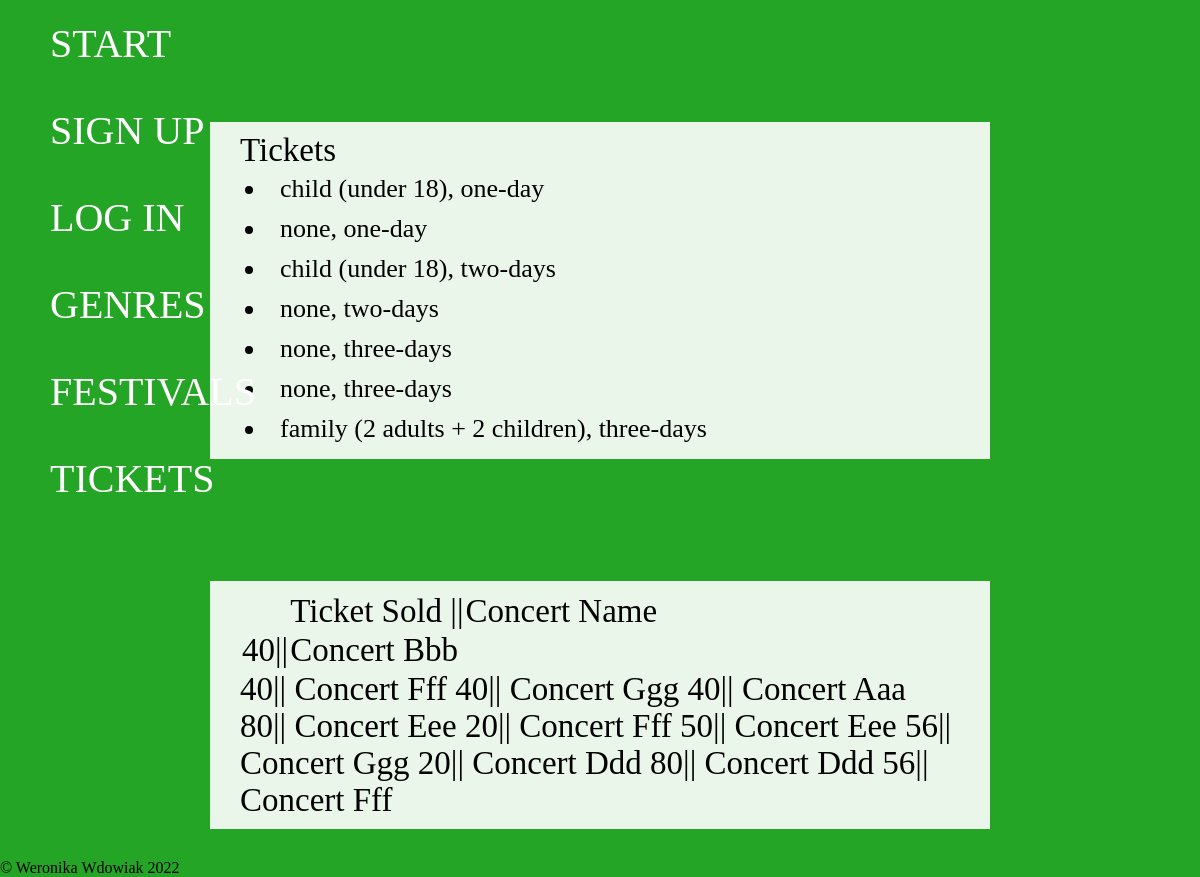
The page /agency/tickets/ on the database its author committed.
### agency/models.py (models this page shows)
class Ticket(models.Model):
    code = models.IntegerField(default=0)
    price = models.FloatField()
    discount = models.CharField(max_length=35)
    ticket_type = models.CharField(max_length=35)
    ticket_number_sold = models.IntegerField(default=0)
    ticket_number_available = models.IntegerField(default=0)

class Ticket_for_concert(models.Model):
    ticket_id = models.ForeignKey(Ticket, on_delete=models.CASCADE)
    concert_id = models.ForeignKey(Concert, on_delete=models.CASCADE)

class Concert(models.Model):
    number = models.IntegerField(default=0)
    name = models.CharField(max_length=35)
    scene_name = models.CharField(max_length=35, blank=True, default="")
    location = models.CharField(max_length=35)
    date = models.DateField()

### agency/views.py (the view)
# urls.py: path('tickets/', views.ticket_list, name='ticket_list'),
def ticket_list(request):
    ticket_list = Ticket.objects.all()
    concert_ticket_list = Ticket_for_concert.objects.all()
    return render(request, 'agency/tickets.html', {'ticket_list': ticket_list, 'concert_ticket_list': concert_ticket_list})
    pass

### agency/templates/agency/tickets.html (shortened to what this page needs)
<!DOCTYPE html>
<html lang="en">
<head>
    <!-- {% load static %}
    <link rel="stylesheet" type="text/css" href="{% static 'agency/tickets_style.css' %}"> -->
</head>
<body>
    <nav>
        <ul id="menu">
            <li id="nav_start"><a href="{% url 'agency:index' %}">START</a></li>
            <li id="nav_register"><a href="{% url 'accounts:signup' %}">SIGN UP</a></li>
            <li id="nav_login"><a href="#">LOG IN</a></li>
            <li id="nav_genres"><a href="{% url 'agency:genre_list' %}">GENRES</a></li>
            <li id="nav_festival"><a href="{% url 'agency:festival_list' %}">FESTIVALS</a></li>
            <li id="nav_ticket"><a href="{% url 'agency:ticket_list' %}">TICKETS</a></li>
        </ul>
    </nav>
    <div class="color_scheme_1" style="margin-top: calc(50px + 9vh);">
        <span>Tickets</span>
        {% if ticket_list %}
            {% for t in ticket_list %}
                 <li class="data_div">
                    {{t.discount}}, {{t.ticket_type}}
                </li>
            {% endfor %}
        {% else %}
            There is no tickets in the database.
        {% endif %}
    </div>
    <div class="color_scheme_1" style="margin-top: calc(50px + 9vh);">
        {% if concert_ticket_list %}
                <table>
                    <th>
                        <td>Ticket Sold ||</td>
                        <td>Concert Name</td>
                    </th>
                    <tbody>
                        {% for c in concert_ticket_list %}
                            <tr>
                                <td>{{c.ticket_id.ticket_number_sold }}||</td>
                                <td>{{ c.concert_id.name}}</td>
                            </tr>
                    </tbody>
                </table>
            {% endfor %}
        {% else %}
            There is no concerts in the database.
        {% endif %}
    </div>
    <footer>
        &copy; Weronika Wdowiak 2022<br>
    </footer>
</body>
</html>

### agency/templates/agency/tickets.html (style rules this page uses)
* { margin: 0; padding: 0; overflow-x: hidden; }
body { background-color: rgb(37, 165, 37); }
nav #menu { position: fixed; list-style-type: none; }
#menu li { margin-left: 30px; margin-right: 30px; }
#menu li a { display: block; color: white; text-align: left; padding: 20px; font-size: 40px; text-decoration: none; }
.color_scheme_1 { background-color: rgb(255, 255, 255, 0.9); width: 60%; font-size: calc(25px + 1vh); margin-left: auto; margin-right: auto; margin-bottom: 30px; padding: 10px 30px 10px 30px; }
.data_div { padding: 5px; font-size: calc(18px + 1vh) }

### rows shown on the page
Ticket: discount "child (under 18)", ticket_type "one-day"
Ticket: discount "none", ticket_type "one-day"
Ticket: discount "child (under 18)", ticket_type "two-days"
Ticket: discount "none", ticket_type "two-days"
Ticket: discount "none", ticket_type "three-days"
Ticket: discount "none", ticket_type "three-days"
Ticket: discount "family (2 adults + 2 children)", ticket_type "three-days"
Ticket_for_concert: ticket_id.ticket_number_sold "40", concert_id.name "Concert Bbb"
Ticket_for_concert: ticket_id.ticket_number_sold "40", concert_id.name "Concert Fff"
Ticket_for_concert: ticket_id.ticket_number_sold "40", concert_id.name "Concert Ggg"
Ticket_for_concert: ticket_id.ticket_number_sold "40", concert_id.name "Concert Aaa"
Ticket_for_concert: ticket_id.ticket_number_sold "80", concert_id.name "Concert Eee"
Ticket_for_concert: ticket_id.ticket_number_sold "20", concert_id.name "Concert Fff"
Ticket_for_concert: ticket_id.ticket_number_sold "50", concert_id.name "Concert Eee"
Ticket_for_concert: ticket_id.ticket_number_sold "56", concert_id.name "Concert Ggg"
Ticket_for_concert: ticket_id.ticket_number_sold "20", concert_id.name "Concert Ddd"
Ticket_for_concert: ticket_id.ticket_number_sold "80", concert_id.name "Concert Ddd"
Ticket_for_concert: ticket_id.ticket_number_sold "56", concert_id.name "Concert Fff"
